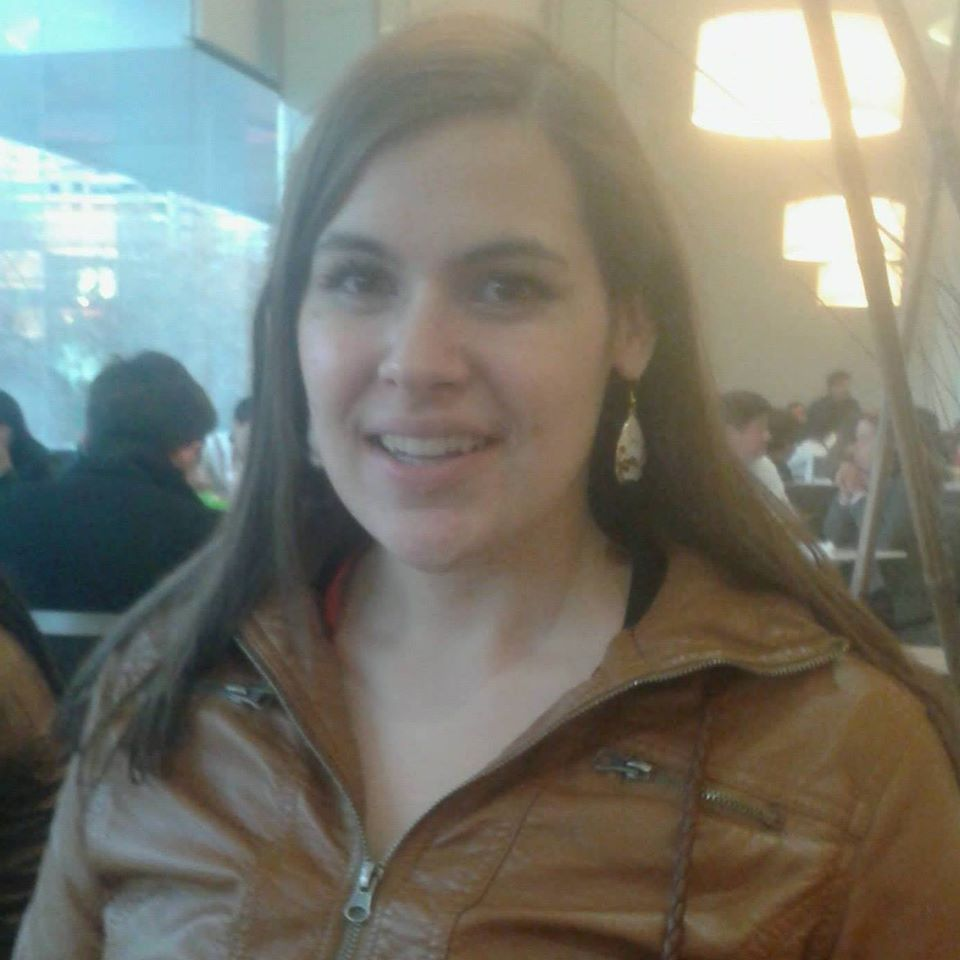
#> input picture detection/face_recognition_model/dataset/Barbara/11096543_10205522130546631_3648672331998077445_o.jpg, 960 x 960 px; its folder holds only this picture in this run
$ python -i basic.py   (imports and definitions only)
#> lines starting #> are read from the running program, lines starting #| are printed output that depends on the picture
#> further down, picture is the input picture: shape (960, 960, 3); mean B, G, R 111.5, 121.9, 122.3
import time
import cv2
import imutils
import datetime

avg = None
firstFrame = None

def MovementDetection(frame, color=(0, 255, 0), min_area = 500):
#> called with color = (0, 255, 0), min_area = 500
    global cv2, firstFrame

    gray = cv2.cvtColor(frame, cv2.COLOR_BGR2GRAY)
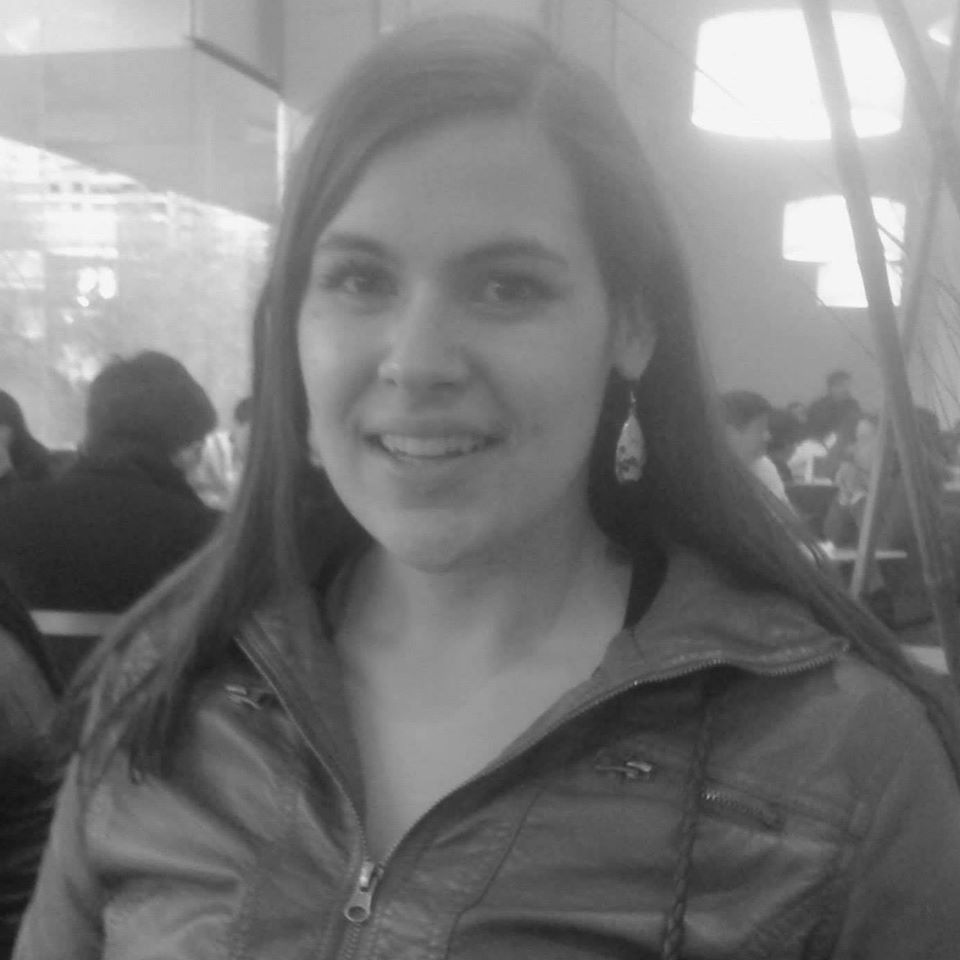
#> gray: shape (960, 960); min 18, max 252, mean 120.8
    gray = cv2.GaussianBlur(gray, (21, 21), 0)

    # if the first frame is None, initialize it
    if firstFrame is None:
        firstFrame = gray

    # compute the absolute difference between the current frame and
    # first frame
    frameDelta = cv2.absdiff(firstFrame, gray)
#> frameDelta: shape (960, 960); every value is 0
    thresh = cv2.threshold(frameDelta, 25, 255, cv2.THRESH_BINARY)[1]

    # dilate the thresholded image to fill in holes, then find contours
    # on thresholded image
    thresh = cv2.dilate(thresh, None, iterations=2)
    cnts = cv2.findContours(thresh.copy(), cv2.RETR_EXTERNAL,
                            cv2.CHAIN_APPROX_SIMPLE)
#> cnts = 0 contours
    cnts = imutils.grab_contours(cnts)
#> cnts = []

    # loop over the contours
    text = "False"
    for c in cnts:
        # if the contour is too small, ignore it
        if cv2.contourArea(c) < min_area:
            continue

        # compute the bounding box for the contour, draw it on the frame,
        # and update the text
        (x, y, w, h) = cv2.boundingRect(c)
        cv2.rectangle(frame, (x, y), (x + w, y + h), color, 2)
        text = "True"
#> this loop made 0 passes

    ####################################################################################################
    timestamp = datetime.datetime.now()

    # ts = timestamp.strftime("%A %d %B %Y %I:%M:%S%p")

    response = 1 if text == "True" else 0

    return response

>>> import cv2
>>> picture = cv2.imread('face_recognition_model/dataset/Barbara/11096543_10205522130546631_3648672331998077445_o.jpg')
>>> result = MovementDetection(picture)
#> result = 0

$ run again, on detection/face_recognition_model/dataset/Barbara/12363046_10207257488009483_7495279417267856982_o.jpg
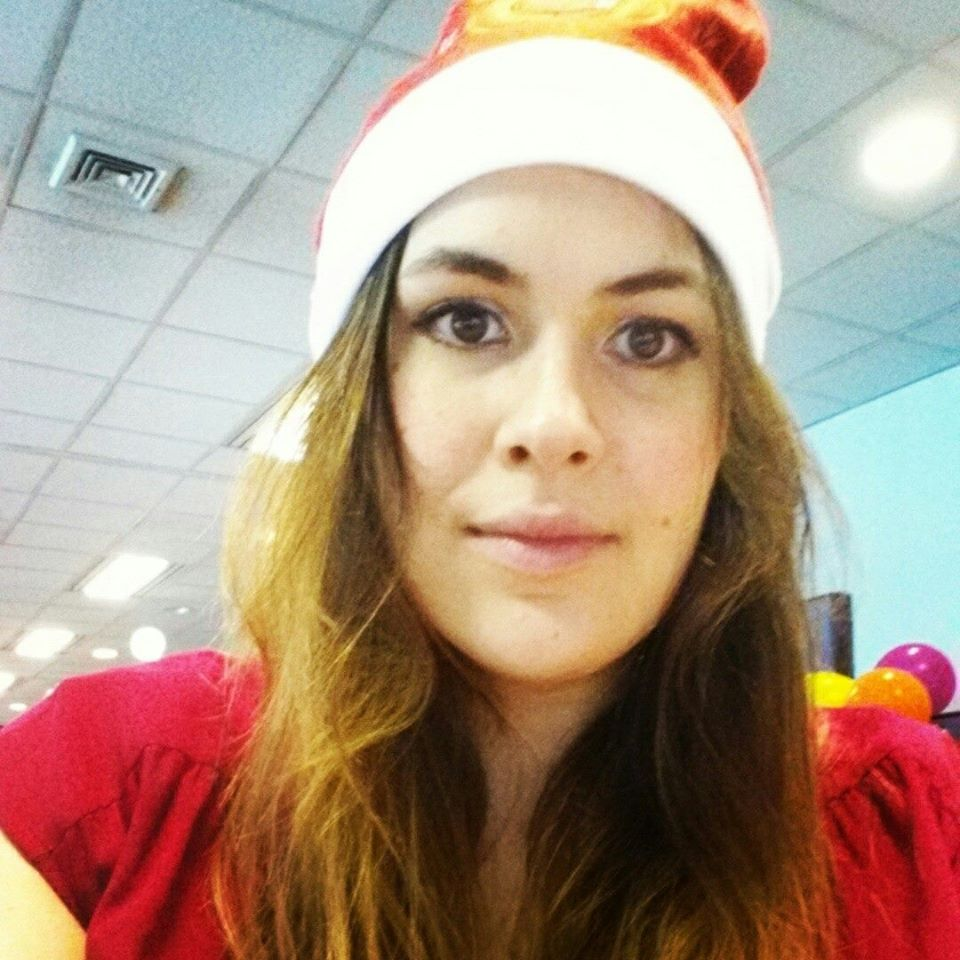
#> input picture detection/face_recognition_model/dataset/Barbara/12363046_10207257488009483_7495279417267856982_o.jpg, 960 x 960 px
#> picture is the input picture: shape (960, 960, 3); mean B, G, R 128.3, 146.4, 171.9
#> in MovementDetection, `gray = cv2.cvtColor(frame, cv2.COLOR_BGR2GRAY)`:
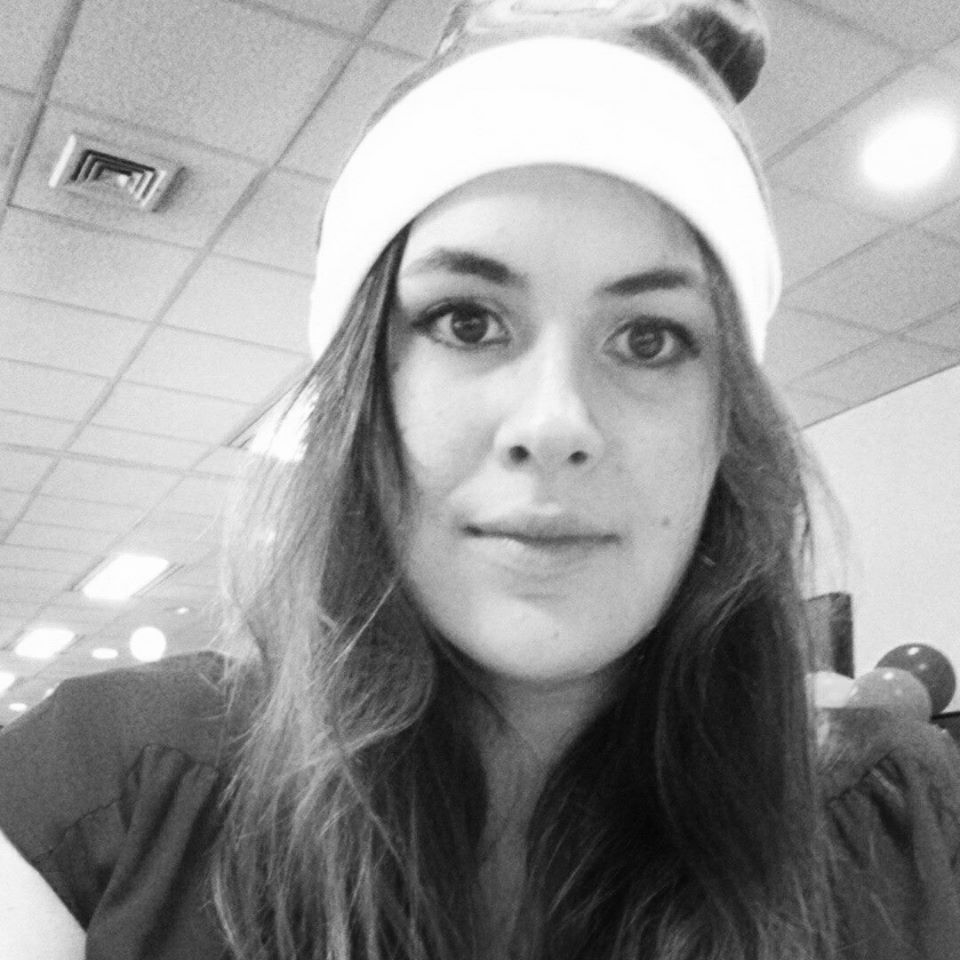
#> gray: shape (960, 960); min 4, max 255, mean 151.9
#> frameDelta: shape (960, 960); every value is 0
#> in MovementDetection, `cnts = cv2.findContours(thresh.copy(), cv2.RETR_EXTERNAL, cv2.CHAIN_AP..`: cnts = 0 contours
#> in MovementDetection, `cnts = imutils.grab_contours(cnts)`: cnts = []
#> result = 0

$ run again, on detection/face_recognition_model/dataset/Barbara/12998220_10208276861773190_2220548999274299113_o.jpg
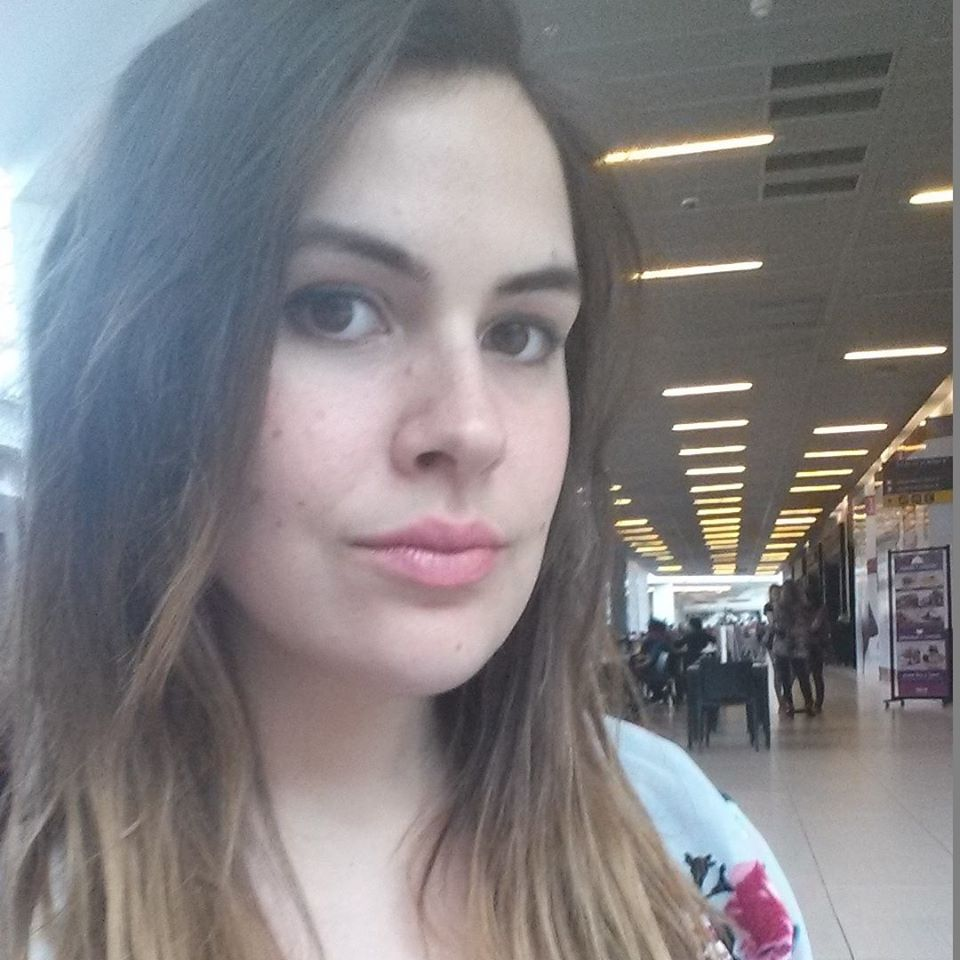
#> input picture detection/face_recognition_model/dataset/Barbara/12998220_10208276861773190_2220548999274299113_o.jpg, 960 x 960 px
#> picture is the input picture: shape (960, 960, 3); mean B, G, R 130.4, 127.9, 131.1
#> in MovementDetection, `gray = cv2.cvtColor(frame, cv2.COLOR_BGR2GRAY)`:
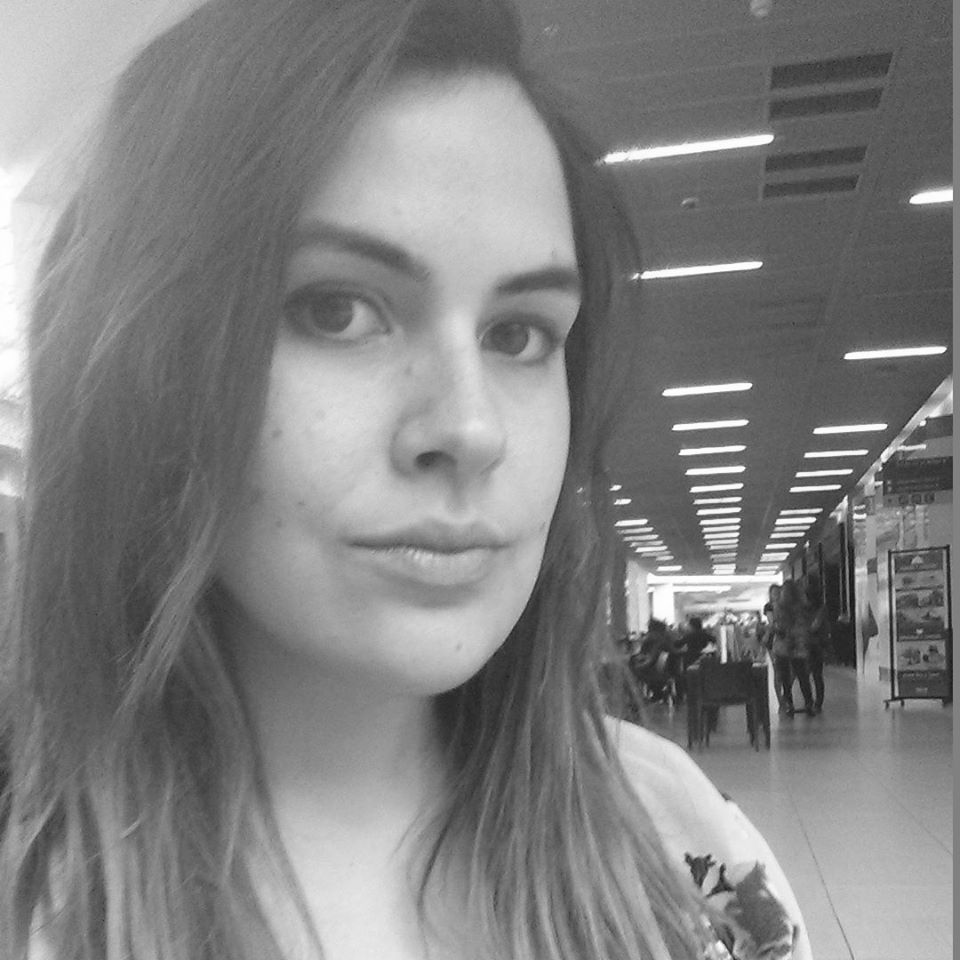
#> gray: shape (960, 960); min 20, max 255, mean 129.2
#> in MovementDetection, `gray = cv2.GaussianBlur(gray, (21, 21), 0)`:
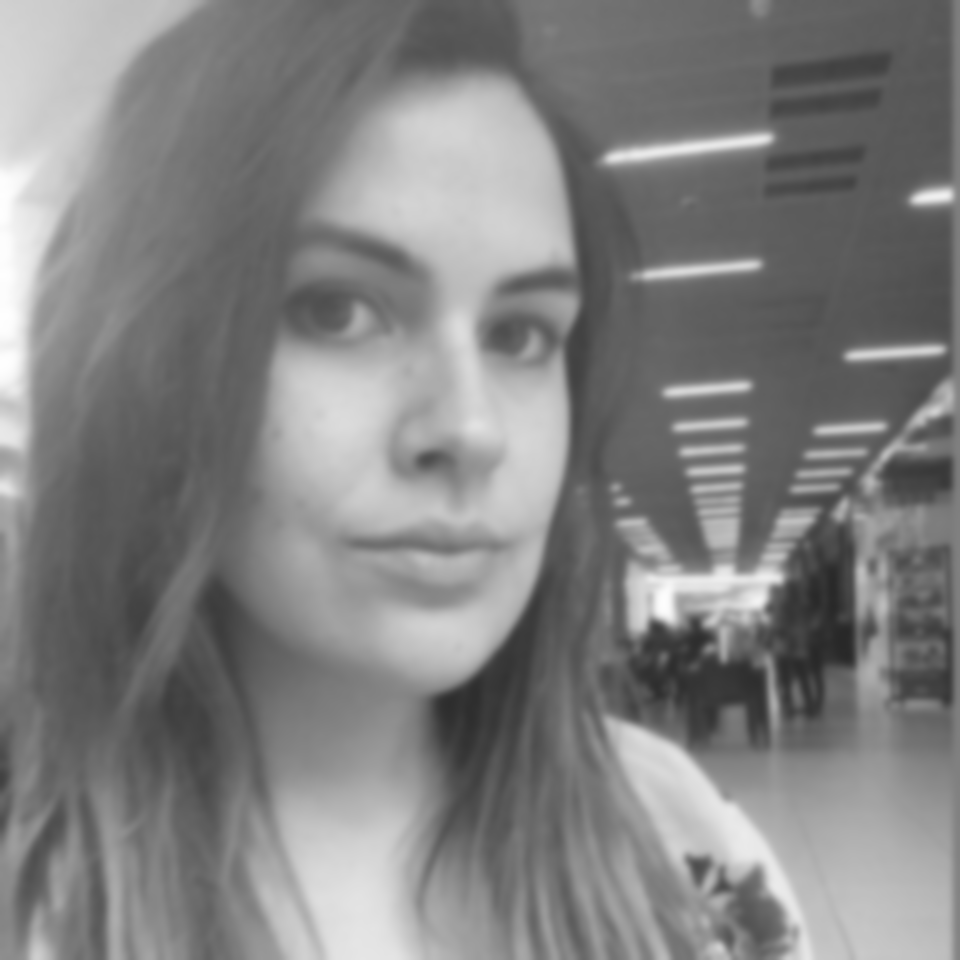
#> gray: shape (960, 960); min 40, max 254, mean 129.2
#> frameDelta: shape (960, 960); every value is 0
#> in MovementDetection, `cnts = cv2.findContours(thresh.copy(), cv2.RETR_EXTERNAL, cv2.CHAIN_AP..`: cnts = 0 contours
#> in MovementDetection, `cnts = imutils.grab_contours(cnts)`: cnts = []
#> result = 0

$ run again, on detection/face_recognition_model/dataset/Barbara/14962777_10209975317873531_906179776452300347_n.jpg
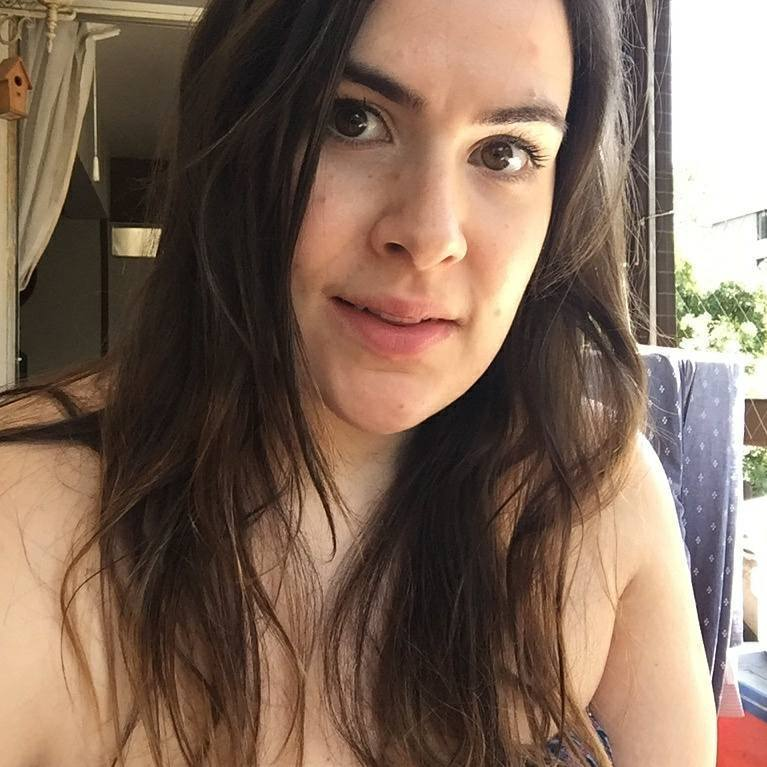
#> input picture detection/face_recognition_model/dataset/Barbara/14962777_10209975317873531_906179776452300347_n.jpg, 767 x 767 px
#> picture is the input picture: shape (767, 767, 3); mean B, G, R 89.3, 105.2, 128.4
#> in MovementDetection, `gray = cv2.cvtColor(frame, cv2.COLOR_BGR2GRAY)`:
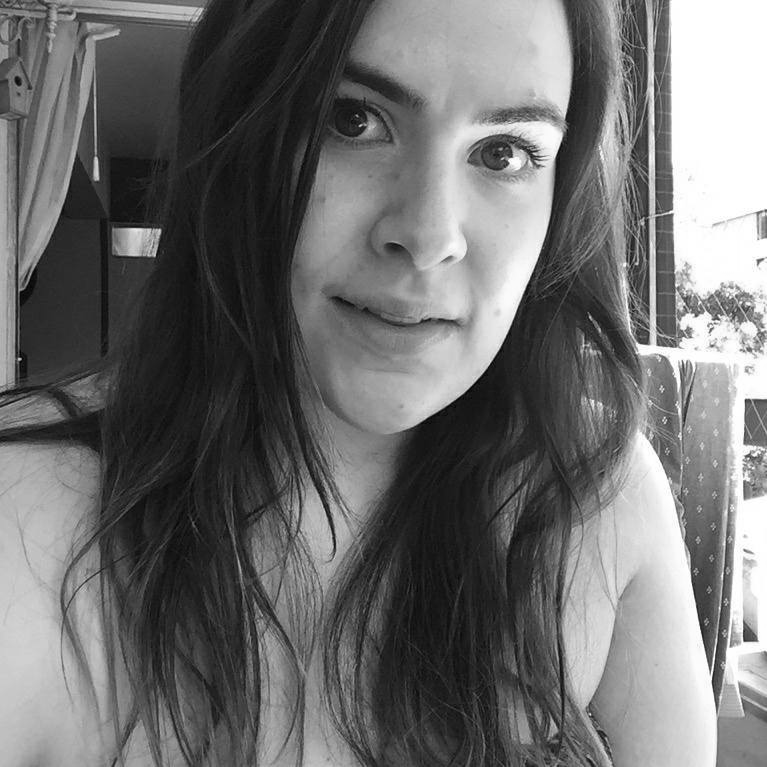
#> gray: shape (767, 767); min 1, max 255, mean 110.3
#> in MovementDetection, `gray = cv2.GaussianBlur(gray, (21, 21), 0)`:
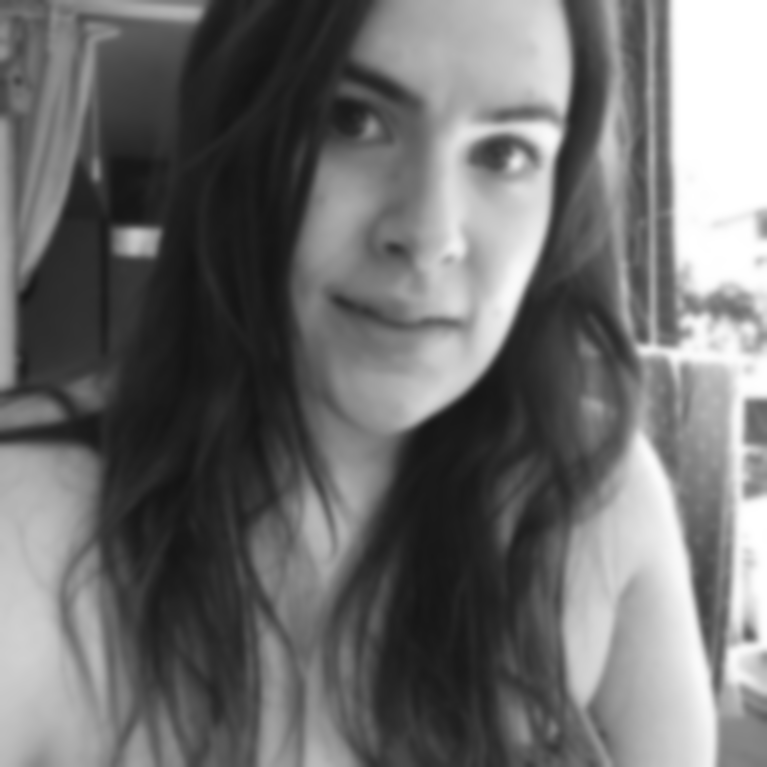
#> gray: shape (767, 767); min 19, max 255, mean 110.3
#> frameDelta: shape (767, 767); every value is 0
#> in MovementDetection, `cnts = cv2.findContours(thresh.copy(), cv2.RETR_EXTERNAL, cv2.CHAIN_AP..`: cnts = 0 contours
#> in MovementDetection, `cnts = imutils.grab_contours(cnts)`: cnts = []
#> result = 0
